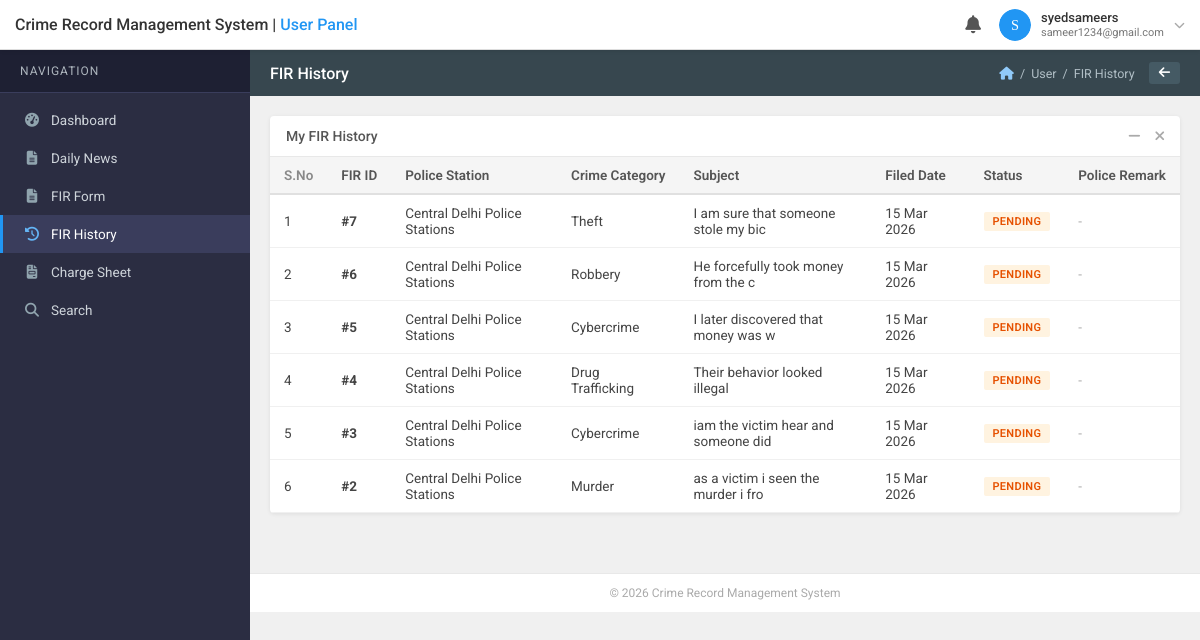
The app's page /reports/user/fir-history.php (signed in) with its own data.
### tables this page shows
CREATE TABLE `tbl_fir` (
  `id` int(11) NOT NULL,
  `UserID` int(11) NOT NULL,
  `PoliceStationID` int(11) NOT NULL,
  `CrimeCategoryID` int(11) NOT NULL,
  `FIRSubject` varchar(300) NOT NULL,
  `FIRDetail` text NOT NULL,
  `FIRDate` timestamp NOT NULL DEFAULT current_timestamp(),
  `FIRStatus` varchar(50) NOT NULL DEFAULT 'Pending' COMMENT 'Pending,Inprogress,Solved',
  `PoliceRemark` text DEFAULT NULL,
  `PoliceID` int(11) DEFAULT NULL
);

CREATE TABLE `tbl_policestation` (
  `id` int(11) NOT NULL,
  `PoliceStationName` varchar(200) NOT NULL,
  `PoliceStationCode` varchar(100) NOT NULL,
  `CreationDate` timestamp NOT NULL DEFAULT current_timestamp()
);

CREATE TABLE `tbl_crimecategory` (
  `id` int(11) NOT NULL,
  `CrimeCategory` varchar(200) NOT NULL,
  `CreationDate` timestamp NOT NULL DEFAULT current_timestamp()
);

### reports/user/fir-history.php (the view, shortened to what this page needs)
<?php
require_once '../includes/config.php';
$uid = $_SESSION['userid'];
$firs = mysqli_query($con,"SELECT f.*,cc.CrimeCategory,ps.PoliceStationName,p.Name as OfficerName FROM tbl_fir f LEFT JOIN tbl_crimecategory cc ON f.CrimeCategoryID=cc.id LEFT JOIN tbl_policestation ps ON f.PoliceStationID=ps.id LEFT JOIN tbl_police p ON f.PoliceID=p.id WHERE f.UserID=$uid ORDER BY f.id DESC");
include '../includes/user-header.php';
?>
<div class="card">
  <div class="card-title-bar">
    My FIR History
    <div class="card-controls">
      <button><i class="fas fa-minus"></i></button>
      <button><i class="fas fa-times"></i></button>
    </div>
  </div>
  <div class="card-body" style="padding:0;">
    <div class="table-wrapper">
      <table class="crms-table">
        <thead>
          <tr>
            <th class="sno">S.No</th>
            <th>FIR ID</th>
            <th>Police Station</th>
            <th>Crime Category</th>
            <th>Subject</th>
            <th>Filed Date</th>
            <th>Status</th>
            <th>Police Remark</th>
          </tr>
        </thead>
        <tbody>
          <?php $i=1; while($row=mysqli_fetch_assoc($firs)):
            $badge=match($row['FIRStatus']){'Pending'=>'badge-pending','Inprogress'=>'badge-inprogress','Solved'=>'badge-solved',default=>'badge-pending'};
          ?>
          <tr>
            <td><?php echo $i++; ?></td>
            <td><strong>#<?php echo $row['id']; ?></strong></td>
            <td><?php echo htmlspecialchars($row['PoliceStationName']); ?></td>
            <td><?php echo htmlspecialchars($row['CrimeCategory']); ?></td>
            <td><?php echo htmlspecialchars(substr($row['FIRSubject'],0,35)); ?></td>
            <td><?php echo date('d M Y',strtotime($row['FIRDate'])); ?></td>
            <td><span class="badge <?php echo $badge; ?>"><?php echo $row['FIRStatus']; ?></span></td>
            <td><?php echo $row['PoliceRemark'] ? htmlspecialchars($row['PoliceRemark']) : '<span style="color:#aaa;">-</span>'; ?></td>
          </tr>
          <?php endwhile; ?>
        </tbody>
      </table>
    </div>
  </div>
</div>
<?php include '../includes/user-footer.php'; ?>

### reports/css/style.css (style rules this page uses)
* { box-sizing:border-box; margin:0; padding:0; }
body { font-family:'Roboto',sans-serif; font-size:14px; background:#f0f0f0; color:#333; }
.card { background:#fff; border-radius:4px; box-shadow:0 1px 4px rgba(0,0,0,0.08); margin-bottom:20px; overflow:hidden; }
.card-body { padding:20px; }
.card-controls { display:flex; align-items:center; gap:4px; position:absolute; right:10px; top:50%; transform:translateY(-50%); }
.card-controls button { background:none; border:none; color:#aaa; cursor:pointer; font-size:14px; padding:2px 5px; }
.card-title-bar { position:relative; padding:12px 60px 12px 16px; font-size:14px; font-weight:500; color:#555; border-bottom:1px solid #e8e8e8; }
.table-wrapper { overflow-x:auto; }
table.crms-table { width:100%; border-collapse:collapse; font-size:13.5px; }
table.crms-table th { background:#f5f5f5; padding:10px 14px; text-align:left; font-weight:600; color:#555; border-bottom:2px solid #e0e0e0; white-space:nowrap; }
table.crms-table td { padding:10px 14px; border-bottom:1px solid #f0f0f0; vertical-align:middle; color:#444; }
table.crms-table .sno { width:50px; color:#888; }
.badge { display:inline-block; padding:3px 9px; border-radius:2px; font-size:11px; font-weight:600; text-transform:uppercase; letter-spacing:0.3px; }
.badge-pending { background:#fff3e0; color:#e65100; }

### records on screen
tbl_fir: id "7", PoliceStationID.PoliceStationName "Central Delhi Police Stations", CrimeCategoryID.CrimeCategory "Theft", FIRSubject "I am sure that someone stole my bic", FIRDate "15 Mar 2026", FIRStatus "PENDING"
tbl_fir: id "6", PoliceStationID.PoliceStationName "Central Delhi Police Stations", CrimeCategoryID.CrimeCategory "Robbery", FIRSubject "He forcefully took money from the c", FIRDate "15 Mar 2026", FIRStatus "PENDING"
tbl_fir: id "5", PoliceStationID.PoliceStationName "Central Delhi Police Stations", CrimeCategoryID.CrimeCategory "Cybercrime", FIRSubject "I later discovered that money was w", FIRDate "15 Mar 2026", FIRStatus "PENDING"
tbl_fir: id "4", PoliceStationID.PoliceStationName "Central Delhi Police Stations", CrimeCategoryID.CrimeCategory "Drug Trafficking", FIRSubject "Their behavior looked illegal", FIRDate "15 Mar 2026", FIRStatus "PENDING"
tbl_fir: id "3", PoliceStationID.PoliceStationName "Central Delhi Police Stations", CrimeCategoryID.CrimeCategory "Cybercrime", FIRSubject "iam the victim hear and someone did", FIRDate "15 Mar 2026", FIRStatus "PENDING"
tbl_fir: id "2", PoliceStationID.PoliceStationName "Central Delhi Police Stations", CrimeCategoryID.CrimeCategory "Murder", FIRSubject "as a victim i seen the murder i fro", FIRDate "15 Mar 2026", FIRStatus "PENDING"

### other values on screen
$user_name "syedsameers"
$user_email "sameer1234@gmail.com"
$page_title "FIR History"
